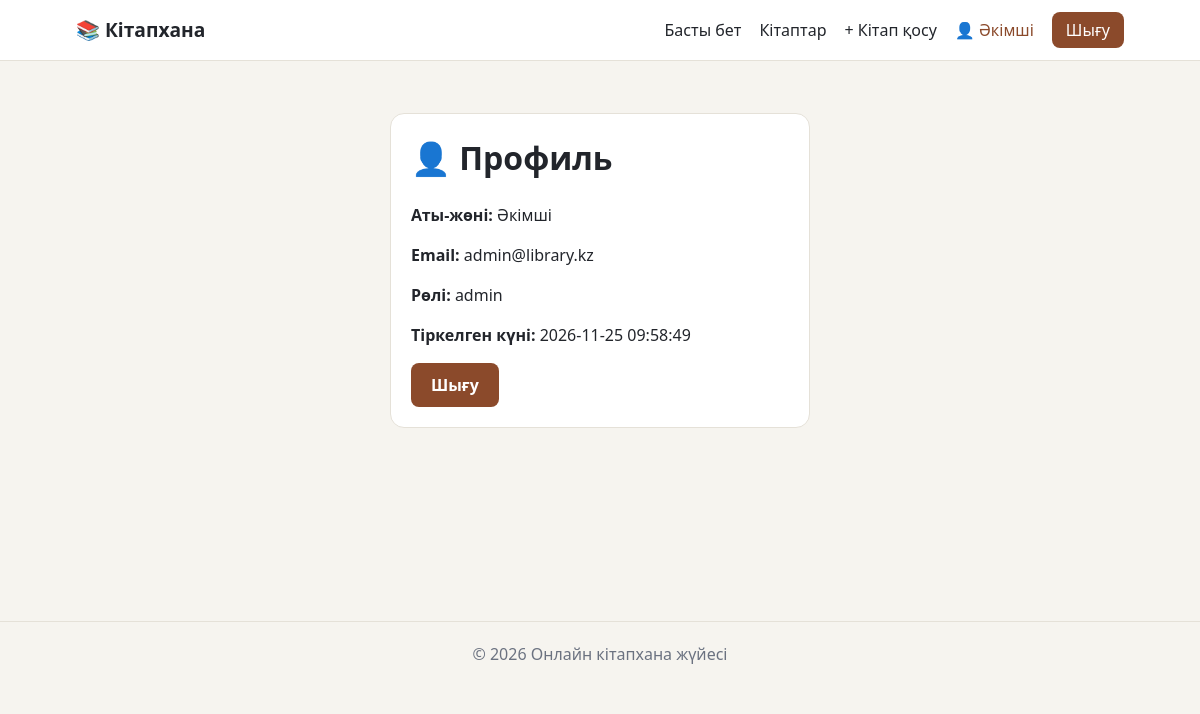
The app's page /profile.php (signed in) with its own data.
### tables this page shows
CREATE TABLE users (
  id INT AUTO_INCREMENT PRIMARY KEY,
  name VARCHAR(100) NOT NULL,
  email VARCHAR(150) NOT NULL UNIQUE,
  password_hash VARCHAR(255) NOT NULL,
  role ENUM('user','admin') NOT NULL DEFAULT 'user',
  created_at TIMESTAMP NOT NULL DEFAULT CURRENT_TIMESTAMP
);

### includes/functions.php (called while the page is built, shortened)
<?php
function e($s) {
    return htmlspecialchars((string)$s, ENT_QUOTES, 'UTF-8');
}
    ob_start(); ?>

### profile.php (the view, shortened to what this page needs)
<?php
require_once __DIR__ . '/../includes/auth.php';
$stmt = $pdo->prepare('SELECT name, email, role, created_at FROM users WHERE id = ?');
$stmt->execute([$_SESSION['user_id']]);
$user = $stmt->fetch();
include __DIR__ . '/../includes/header.php';
?>
<div class="card form-card">
  <h1>👤 Профиль</h1>
  <p><strong>Аты-жөні:</strong> <?= e($user['name']) ?></p>
  <p><strong>Email:</strong> <?= e($user['email']) ?></p>
  <p><strong>Рөлі:</strong> <?= e($user['role']) ?></p>
  <p><strong>Тіркелген күні:</strong> <?= e($user['created_at']) ?></p>
  <a class="btn" href="logout.php">Шығу</a>
</div>
<?php include __DIR__ . '/../includes/footer.php'; ?>

### style.css (style rules this page uses)
:root { --bg:#f6f4ef; --card:#fff; --ink:#22252b; --muted:#6b7280; --accent:#8b4a2b; --accent-d:#6e3a21; --line:#e5e1d8; --soft:#f0e6d8; --err:#b42318; --ok:#1a7f4b; }
* { box-sizing:border-box }
body { margin:0;font-family:system-ui,-apple-system,"Segoe UI",Roboto,sans-serif;background:var(--bg);color:var(--ink);line-height:1.5 }
a { color:var(--accent) }
.btn { display:inline-block;background:var(--accent);color:#fff;border:0;padding:10px 20px;border-radius:8px;font:inherit;cursor:pointer;text-decoration:none }
.card { background:var(--card);border:1px solid var(--line);border-radius:14px;padding:20px }
.form-card { max-width:420px;margin:24px auto }
.btn { font-weight:600;transition:background .15s,transform .1s }
h1 { margin-top:0 }

### records on screen
users: name "Әкімші", email "admin@library.kz", role "admin", created_at "2026-11-25 09:58:49"

### other values on screen
$_SESSION['user_name'] "Әкімші"
